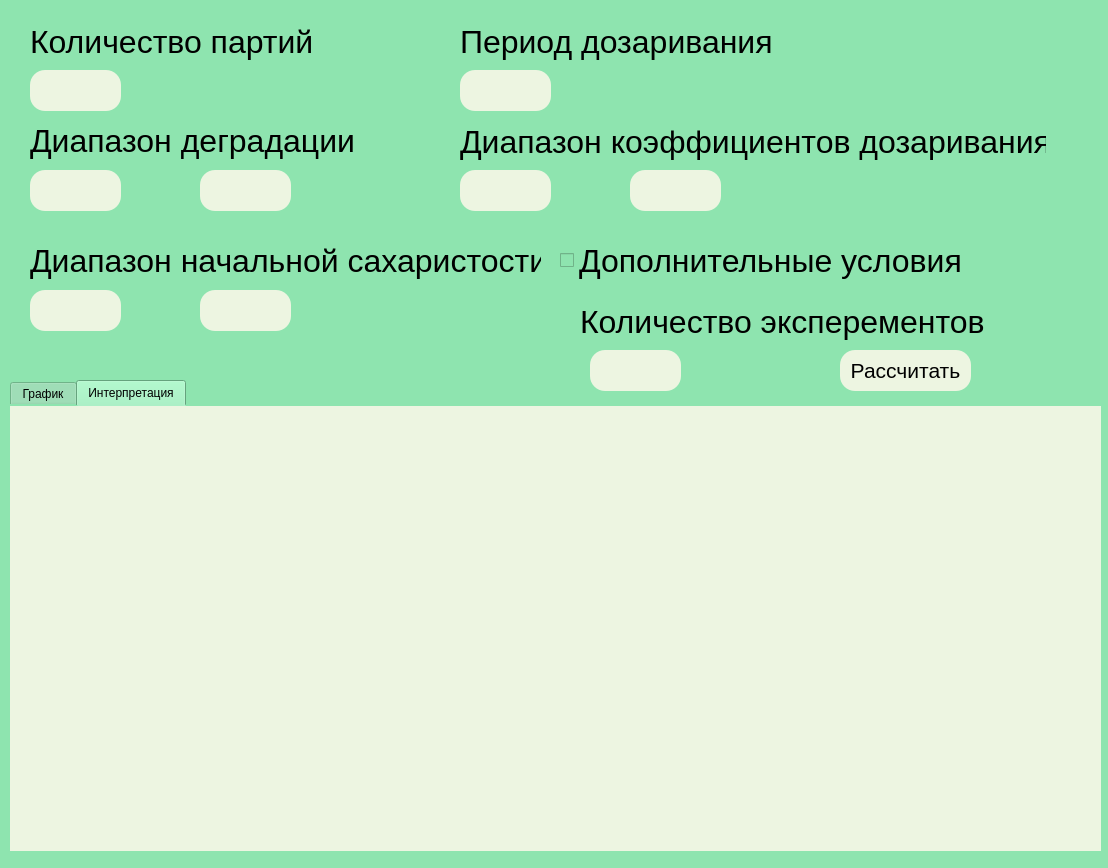
<?xml version="1.0" encoding="UTF-8"?>
<ui version="4.0">
 <class>MainWindow</class>
 <widget class="QMainWindow" name="MainWindow">
  <property name="geometry">
   <rect>
    <x>0</x>
    <y>0</y>
    <width>1108</width>
    <height>868</height>
   </rect>
  </property>
  <property name="mouseTracking">
   <bool>false</bool>
  </property>
  <property name="windowTitle">
   <string>Расчёт сахаризации свеклы</string>
  </property>
  <widget class="QWidget" name="centralwidget">
   <property name="enabled">
    <bool>true</bool>
   </property>
   <property name="mouseTracking">
    <bool>true</bool>
   </property>
   <property name="styleSheet">
    <string notr="true">QWidget {
	background: #8EE4AF;
}

QPushButton {
	background-color: #EDF5E1;
    border: solid #5CDB95;
    border-radius: 15px;
}

QLineEdit {
	background-color: #EDF5E1;
    border: solid #5CDB95;
    border-radius: 15px;
}

QTabWidget {
	border: solid #5CDB95;
}</string>
   </property>
   <widget class="QCheckBox" name="dop_condition">
    <property name="geometry">
     <rect>
      <x>560</x>
      <y>240</y>
      <width>401</width>
      <height>41</height>
     </rect>
    </property>
    <property name="font">
     <font>
      <pointsize>24</pointsize>
     </font>
    </property>
    <property name="autoFillBackground">
     <bool>false</bool>
    </property>
    <property name="text">
     <string>Дополнительные условия</string>
    </property>
   </widget>
   <widget class="QWidget" name="batches" native="true">
    <property name="geometry">
     <rect>
      <x>20</x>
      <y>20</y>
      <width>311</width>
      <height>101</height>
     </rect>
    </property>
    <widget class="QLabel" name="label">
     <property name="geometry">
      <rect>
       <x>10</x>
       <y>0</y>
       <width>286</width>
       <height>43</height>
      </rect>
     </property>
     <property name="font">
      <font>
       <pointsize>24</pointsize>
      </font>
     </property>
     <property name="text">
      <string>Количество партий</string>
     </property>
     <property name="textFormat">
      <enum>Qt::TextFormat::PlainText</enum>
     </property>
     <property name="scaledContents">
      <bool>false</bool>
     </property>
     <property name="wordWrap">
      <bool>false</bool>
     </property>
    </widget>
    <widget class="QLineEdit" name="batch_count">
     <property name="geometry">
      <rect>
       <x>10</x>
       <y>50</y>
       <width>91</width>
       <height>41</height>
      </rect>
     </property>
     <property name="font">
      <font>
       <pointsize>14</pointsize>
      </font>
     </property>
    </widget>
   </widget>
   <widget class="QWidget" name="degradation" native="true">
    <property name="geometry">
     <rect>
      <x>20</x>
      <y>120</y>
      <width>351</width>
      <height>101</height>
     </rect>
    </property>
    <widget class="QLabel" name="label_3">
     <property name="geometry">
      <rect>
       <x>10</x>
       <y>0</y>
       <width>331</width>
       <height>41</height>
      </rect>
     </property>
     <property name="font">
      <font>
       <pointsize>24</pointsize>
      </font>
     </property>
     <property name="text">
      <string>Диапазон деградации</string>
     </property>
    </widget>
    <widget class="QLineEdit" name="min_d">
     <property name="geometry">
      <rect>
       <x>10</x>
       <y>50</y>
       <width>91</width>
       <height>41</height>
      </rect>
     </property>
     <property name="font">
      <font>
       <pointsize>14</pointsize>
      </font>
     </property>
    </widget>
    <widget class="QLineEdit" name="max_d">
     <property name="geometry">
      <rect>
       <x>180</x>
       <y>50</y>
       <width>91</width>
       <height>41</height>
      </rect>
     </property>
     <property name="font">
      <font>
       <pointsize>14</pointsize>
      </font>
     </property>
    </widget>
   </widget>
   <widget class="QWidget" name="start_sugar" native="true">
    <property name="geometry">
     <rect>
      <x>20</x>
      <y>220</y>
      <width>531</width>
      <height>131</height>
     </rect>
    </property>
    <widget class="QLabel" name="label_2">
     <property name="geometry">
      <rect>
       <x>10</x>
       <y>20</y>
       <width>511</width>
       <height>41</height>
      </rect>
     </property>
     <property name="font">
      <font>
       <pointsize>24</pointsize>
      </font>
     </property>
     <property name="text">
      <string>Диапазон начальной сахаристости</string>
     </property>
    </widget>
    <widget class="QLineEdit" name="max_s">
     <property name="geometry">
      <rect>
       <x>180</x>
       <y>70</y>
       <width>91</width>
       <height>41</height>
      </rect>
     </property>
     <property name="font">
      <font>
       <pointsize>14</pointsize>
      </font>
     </property>
    </widget>
    <widget class="QLineEdit" name="min_s">
     <property name="geometry">
      <rect>
       <x>10</x>
       <y>70</y>
       <width>91</width>
       <height>41</height>
      </rect>
     </property>
     <property name="font">
      <font>
       <pointsize>14</pointsize>
      </font>
     </property>
    </widget>
   </widget>
   <widget class="QTabWidget" name="Results">
    <property name="geometry">
     <rect>
      <x>10</x>
      <y>380</y>
      <width>1091</width>
      <height>471</height>
     </rect>
    </property>
    <property name="currentIndex">
     <number>1</number>
    </property>
    <widget class="QWidget" name="graphs">
     <attribute name="title">
      <string>График</string>
     </attribute>
     <widget class="PlotWidget" name="gr" native="true">
      <property name="geometry">
       <rect>
        <x>0</x>
        <y>0</y>
        <width>1091</width>
        <height>451</height>
       </rect>
      </property>
     </widget>
    </widget>
    <widget class="QWidget" name="tab_2">
     <property name="styleSheet">
      <string notr="true">QWidget {
	background-color:  #EDF5E1;
}</string>
     </property>
     <attribute name="title">
      <string>Интерпретация</string>
     </attribute>
     <widget class="QLabel" name="good">
      <property name="geometry">
       <rect>
        <x>40</x>
        <y>70</y>
        <width>1011</width>
        <height>61</height>
       </rect>
      </property>
      <property name="font">
       <font>
        <pointsize>18</pointsize>
       </font>
      </property>
      <property name="text">
       <string/>
      </property>
     </widget>
     <widget class="QLabel" name="bad">
      <property name="geometry">
       <rect>
        <x>40</x>
        <y>230</y>
        <width>1021</width>
        <height>61</height>
       </rect>
      </property>
      <property name="font">
       <font>
        <pointsize>18</pointsize>
       </font>
      </property>
      <property name="text">
       <string/>
      </property>
     </widget>
    </widget>
   </widget>
   <widget class="QWidget" name="ripening" native="true">
    <property name="geometry">
     <rect>
      <x>450</x>
      <y>20</y>
      <width>335</width>
      <height>101</height>
     </rect>
    </property>
    <widget class="QLabel" name="label_4">
     <property name="geometry">
      <rect>
       <x>10</x>
       <y>0</y>
       <width>315</width>
       <height>43</height>
      </rect>
     </property>
     <property name="font">
      <font>
       <pointsize>24</pointsize>
      </font>
     </property>
     <property name="text">
      <string>Период дозаривания</string>
     </property>
     <property name="textFormat">
      <enum>Qt::TextFormat::PlainText</enum>
     </property>
     <property name="scaledContents">
      <bool>false</bool>
     </property>
     <property name="wordWrap">
      <bool>false</bool>
     </property>
    </widget>
    <widget class="QLineEdit" name="rip_per">
     <property name="geometry">
      <rect>
       <x>10</x>
       <y>50</y>
       <width>91</width>
       <height>41</height>
      </rect>
     </property>
     <property name="font">
      <font>
       <pointsize>14</pointsize>
      </font>
     </property>
    </widget>
   </widget>
   <widget class="QWidget" name="ripening_coef" native="true">
    <property name="geometry">
     <rect>
      <x>450</x>
      <y>120</y>
      <width>601</width>
      <height>101</height>
     </rect>
    </property>
    <widget class="QLabel" name="label_6">
     <property name="geometry">
      <rect>
       <x>10</x>
       <y>0</y>
       <width>586</width>
       <height>43</height>
      </rect>
     </property>
     <property name="font">
      <font>
       <pointsize>24</pointsize>
      </font>
     </property>
     <property name="text">
      <string>Диапазон коэффициентов дозаривания</string>
     </property>
    </widget>
    <widget class="QLineEdit" name="min_r">
     <property name="geometry">
      <rect>
       <x>10</x>
       <y>50</y>
       <width>91</width>
       <height>41</height>
      </rect>
     </property>
     <property name="font">
      <font>
       <pointsize>14</pointsize>
      </font>
     </property>
    </widget>
    <widget class="QLineEdit" name="max_r">
     <property name="geometry">
      <rect>
       <x>180</x>
       <y>50</y>
       <width>91</width>
       <height>41</height>
      </rect>
     </property>
     <property name="font">
      <font>
       <pointsize>14</pointsize>
      </font>
     </property>
    </widget>
   </widget>
   <widget class="QWidget" name="batches_2" native="true">
    <property name="geometry">
     <rect>
      <x>580</x>
      <y>300</y>
      <width>405</width>
      <height>91</height>
     </rect>
    </property>
    <widget class="QLabel" name="label_9">
     <property name="geometry">
      <rect>
       <x>0</x>
       <y>0</y>
       <width>405</width>
       <height>43</height>
      </rect>
     </property>
     <property name="font">
      <font>
       <pointsize>24</pointsize>
      </font>
     </property>
     <property name="text">
      <string>Количество эксперементов</string>
     </property>
     <property name="textFormat">
      <enum>Qt::TextFormat::PlainText</enum>
     </property>
     <property name="scaledContents">
      <bool>false</bool>
     </property>
     <property name="wordWrap">
      <bool>false</bool>
     </property>
    </widget>
    <widget class="QLineEdit" name="exp_count">
     <property name="geometry">
      <rect>
       <x>10</x>
       <y>50</y>
       <width>91</width>
       <height>41</height>
      </rect>
     </property>
     <property name="font">
      <font>
       <pointsize>14</pointsize>
      </font>
     </property>
    </widget>
    <widget class="QPushButton" name="pushButton">
     <property name="geometry">
      <rect>
       <x>260</x>
       <y>50</y>
       <width>131</width>
       <height>41</height>
      </rect>
     </property>
     <property name="font">
      <font>
       <pointsize>16</pointsize>
      </font>
     </property>
     <property name="text">
      <string>Рассчитать</string>
     </property>
    </widget>
   </widget>
  </widget>
 </widget>
 <customwidgets>
  <customwidget>
   <class>PlotWidget</class>
   <extends>QWidget</extends>
   <header>pyqtgraph</header>
   <container>1</container>
  </customwidget>
 </customwidgets>
 <resources/>
 <connections/>
</ui>
